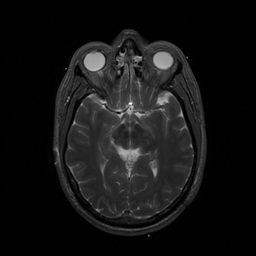
%> input picture Lab8/t2.jpg, 256 x 256 px
$ octave codes.m   (GNU Octave 9; MATLAB toolbox functions it lacks are replaced by stand-ins)
%> lines starting %> are read from the running program, lines starting %| are printed output that depends on the picture
### data/Lab 9_data/Snakes_demo/Gaussian.m
% Function g = Gaussian(sigma, dims)
%
%   Create a matrix containing a 2D or 3D Gaussian function,
%
%      (sqrt(2*pi)*sigma)^(-D) * exp( -x^2/2/sigma^2 )
%
%   where D = length(dims).
%
%  Input:
%    sigma is the standard deviation of the Gaussian, in
%          units of pixels.
%    dims is a vector with the desired array size (2D or 3D)
%
%  Output:
%    g is an array of size dims with a Gaussian function
%      centred at pixel
%         ctr = ceil( (dims-1) / 2 ) + 1
%
function g = Gaussian(sigma, dims)

	rows = dims(1);
	cols = dims(2);
    slices = 1;
    D = 2;
    if length(dims)>2
        slices = dims(3);
        D = 3;
    end

	% locate centre pixel.
    % For 256x256, centre is at (129,129)
    % For 257x257, centre is still at (129,129)
	cr = ceil( (rows-1)/2 ) + 1;
	cc = ceil( (cols-1)/2 ) + 1;
    cs = ceil( (slices-1)/2) + 1;

	% Set the parameter in exponent
    a = 1 / (2*sigma^2);
	g = zeros(rows,cols,slices);

    for s = 1:slices
        for c = 1:cols
            for r = 1:rows
                r_sh = r - cr;
                c_sh = c - cc;
                s_sh = s - cs;
                g(r,c,s) = exp( -a * (r_sh^2 + c_sh^2 + s_sh^2) );
            end
        end
    end

    g = g / (sqrt(2*pi)*sigma)^D;


### Lab8/codes.m
%% Q1:
clearvars; close all; clc;

raw_data = double(imread("t2.jpg"));
%> raw_data: size 256x256x3 double; min 0, max 255, mean 20.4; mean of the top-left, top-right, bottom-left and bottom-right quarters 21.5, 22.2, 18.3, 19.5
base_img = raw_data(:, :, 1);
noise_level = 15;
img_corrupted = base_img + (noise_level * randn(size(base_img)));
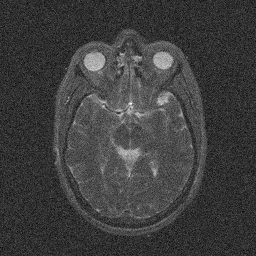
%> img_corrupted: size 256x256 double; min -61.77, max 271.4, mean 20.3; drawn with min black and max white

[grid_x, grid_y] = meshgrid(-127:128, -127:128);
spatial_kernel = zeros(256, 256);
spatial_kernel((-1 <= grid_x) & (grid_x <= 2) & (-1 <= grid_y) & (grid_y <= 2)) = 1;

spatial_kernel = spatial_kernel / sum(spatial_kernel(:));

H_freq = fftshift(fft2(ifftshift(spatial_kernel)));
Img_freq = fftshift(fft2(ifftshift(img_corrupted)));

Filtered_freq = Img_freq .* H_freq;
restored_custom = fftshift(ifft2(ifftshift(Filtered_freq)));
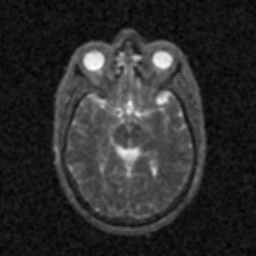
%> restored_custom: size 256x256 double; min -14.09, max 179.5, mean 20.3; drawn with min black and max white

figure('Name', 'Custom Kernel Smoothing');
subplot(1, 3, 1);
imshow(abs(base_img), []);
title('Source Image (Clean)');

subplot(1, 3, 2);
imshow(abs(img_corrupted), []);
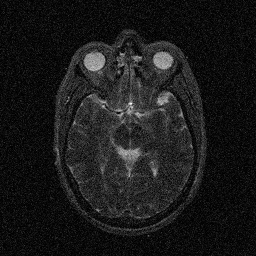
%> displayed picture: size 256x256, on the screen's scale of 0 to 255; min 0, max 255, mean 25.7
title('Corrupted via Gaussian Noise');

subplot(1, 3, 3);
imshow(abs(restored_custom), []);
title('Recovered (4x4 Matrix Filter)');

gauss_smoothed_img = imgaussfilt(base_img, 1);

figure('Name', 'Filtering Methods Comparison');
subplot(1, 2, 1);
imshow(abs(restored_custom), []);
title('Result of Custom FFT Filter');

subplot(1, 2, 2);
imshow(abs(gauss_smoothed_img), []);
title('Result of imgaussfilt');

%% Q2:

img_data2 = imread("t2.jpg");
%> img_data2 is the input picture: size 256x256x3 uint8; min 0, max 255, mean 20.4
true_signal = double(img_data2(:, :, 1));

blur_std = 0.8;
psf_kernel = Gaussian(blur_std, [256, 256]);
blurred_observation = conv2(true_signal, psf_kernel, 'same');

H_psf = fftshift(fft2(ifftshift(psf_kernel)));
G_blurred = fftshift(fft2(ifftshift(blurred_observation)));

F_estimate = G_blurred ./ H_psf;
recovered_clean_signal = fftshift(ifft2(ifftshift(F_estimate)));

figure('Name', 'Deconvolution (No Noise)');
subplot(1, 3, 1);
imshow(abs(true_signal), []);
title('Reference Ground Truth');

subplot(1, 3, 2);
imshow(abs(blurred_observation), []);
title('Degraded (Blurred) Image');

subplot(1, 3, 3);
imshow(abs(recovered_clean_signal), []);
title('Inverse Filter Output');

noisy_blurred_obs = blurred_observation + (randn(size(blurred_observation)) * 0.001);
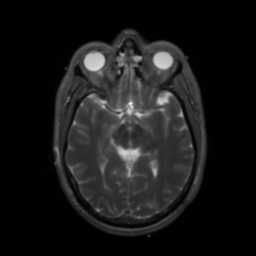
%> noisy_blurred_obs: size 256x256 double; min -0.00261, max 207.6, mean 20.4; drawn with min black and max white
G_noisy_obs = fftshift(fft2(ifftshift(noisy_blurred_obs)));

F_noisy_estimate = G_noisy_obs ./ H_psf;
recovered_noisy_signal = fftshift(ifft2(ifftshift(F_noisy_estimate)));

figure('Name', 'Deconvolution (With Noise Effect)');
subplot(1, 3, 1);
imshow(abs(true_signal), []);
title('Reference Ground Truth');

subplot(1, 3, 2);
imshow(abs(blurred_observation), []);
title('Degraded (Blurred) Image');

subplot(1, 3, 3);
imshow(abs(recovered_noisy_signal), []);
title('Recovery Failure (Ill-Conditioned)');

%% Q3:

image = imread("t2.jpg");

N = 64;
image = image(:, :, 1);
f = imresize(double(image), [N N]);
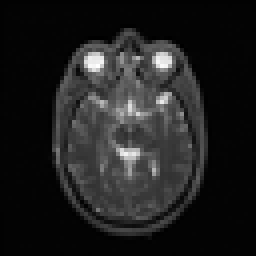
%> f: size 64x64 double (shown 4 times larger); min -1.71, max 175.3, mean 20.4; drawn with min black and max white

K = zeros(N, N);
h = [0 1 0; 1 2 1; 0 1 0];
K(1:3, 1:3) = h;

D = zeros(N^2, N^2);

for r = 0:N-1
    for c = 0:N-1

        K_shift = circshift(K, [r, c]);

        D(r*N + c + 1, :) = K_shift(:)';
    end
end

% h * f = Df
g = D * f(:);
%> g = 4096 values, max 1000.3 at index 983, min 0.188 at index 4096, mean 122.3

% add noise
sigma = 0.05;
g_noisy_vec = g + sigma * randn(size(g));
g_noisy = reshape(g_noisy_vec, N, N);
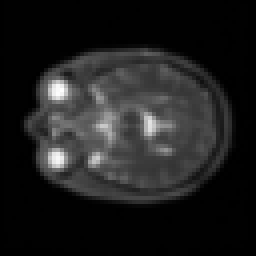
%> g_noisy: size 64x64 double (shown 4 times larger); min 0.18, max 1000.3, mean 122.3; drawn with min black and max white
%> (the run ends here)
